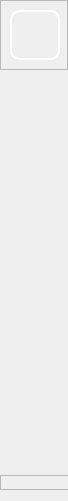
        <widget class="QFrame" name="LeftMenuBg">
         <property name="minimumSize">
          <size>
           <width>68</width>
           <height>0</height>
          </size>
         </property>
         <property name="maximumSize">
          <size>
           <width>68</width>
           <height>16777215</height>
          </size>
         </property>
         <property name="styleSheet">
          <string notr="true">QFrame#LeftMenuBg{
      background-color: rgba(255, 255, 255,0);
border:0px solid red;
border-radius:30px
}</string>
         </property>
         <property name="frameShape">
          <enum>QFrame::NoFrame</enum>
         </property>
         <property name="frameShadow">
          <enum>QFrame::Raised</enum>
         </property>
         <layout class="QVBoxLayout" name="verticalLayout_2">
          <property name="spacing">
           <number>0</number>
          </property>
          <property name="leftMargin">
           <number>0</number>
          </property>
          <property name="topMargin">
           <number>0</number>
          </property>
          <property name="rightMargin">
           <number>0</number>
          </property>
          <item>
           <widget class="QFrame" name="TopLogoInfo">
            <property name="enabled">
             <bool>true</bool>
            </property>
            <property name="minimumSize">
             <size>
              <width>0</width>
              <height>70</height>
             </size>
            </property>
            <property name="maximumSize">
             <size>
              <width>16777215</width>
              <height>70</height>
             </size>
            </property>
            <property name="frameShape">
             <enum>QFrame::StyledPanel</enum>
            </property>
            <property name="frameShadow">
             <enum>QFrame::Raised</enum>
            </property>
            <widget class="QWidget" name="logo" native="true">
             <property name="geometry">
              <rect>
               <x>10</x>
               <y>10</y>
               <width>50</width>
               <height>50</height>
              </rect>
             </property>
             <property name="sizePolicy">
              <sizepolicy hsizetype="Preferred" vsizetype="Preferred">
               <horstretch>0</horstretch>
               <verstretch>0</verstretch>
              </sizepolicy>
             </property>
             <property name="minimumSize">
              <size>
               <width>50</width>
               <height>50</height>
              </size>
             </property>
             <property name="maximumSize">
              <size>
               <width>50</width>
               <height>50</height>
              </size>
             </property>
             <property name="styleSheet">
              <string notr="true">image: url(:/all/img/LOGO1.png);
border:2px solid rgb(255, 255, 255);
border-radius:10px</string>
             </property>
            </widget>
           </widget>
          </item>
          <item>
           <widget class="QFrame" name="ToggleBox">
            <property name="minimumSize">
             <size>
              <width>200</width>
              <height>80</height>
             </size>
            </property>
            <property name="maximumSize">
             <size>
              <width>200</width>
              <height>80</height>
             </size>
            </property>
            <property name="frameShape">
             <enum>QFrame::NoFrame</enum>
            </property>
            <property name="frameShadow">
             <enum>QFrame::Raised</enum>
            </property>
            <layout class="QVBoxLayout" name="verticalLayout_4">
             <property name="spacing">
              <number>0</number>
             </property>
             <property name="leftMargin">
              <number>0</number>
             </property>
             <property name="topMargin">
              <number>0</number>
             </property>
             <property name="rightMargin">
              <number>0</number>
             </property>
             <property name="bottomMargin">
              <number>0</number>
             </property>
             <item>
              <widget class="QPushButton" name="ToggleBotton">
               <property name="sizePolicy">
                <sizepolicy hsizetype="Expanding" vsizetype="Fixed">
                 <horstretch>0</horstretch>
                 <verstretch>0</verstretch>
                </sizepolicy>
               </property>
               <property name="minimumSize">
                <size>
                 <width>0</width>
                 <height>45</height>
                </size>
               </property>
               <property name="maximumSize">
                <size>
                 <width>16777215</width>
                 <height>16777215</height>
                </size>
               </property>
               <property name="font">
                <font>
                 <family>Nirmala UI</family>
                 <pointsize>12</pointsize>
                 <italic>false</italic>
                 <bold>true</bold>
                </font>
               </property>
               <property name="cursor">
                <cursorShape>PointingHandCursor</cursorShape>
               </property>
               <property name="mouseTracking">
                <bool>true</bool>
               </property>
               <property name="focusPolicy">
                <enum>Qt::StrongFocus</enum>
               </property>
               <property name="contextMenuPolicy">
                <enum>Qt::DefaultContextMenu</enum>
               </property>
               <property name="layoutDirection">
                <enum>Qt::LeftToRight</enum>
               </property>
               <property name="autoFillBackground">
                <bool>false</bool>
               </property>
               <property name="styleSheet">
                <string notr="true">QPushButton{
background-image: url(:/all/img/menu.png);
background-repeat: no-repeat;
background-position: left center;
border: none;
border-left: 23px solid transparent;

text-align: center;
padding-left: 0px;
color: rgba(255, 255, 255, 199);
font: 700 12pt &quot;Nirmala UI&quot;;
}

QPushButton:hover{
background-color: rgba(114, 129, 214, 59);
}</string>
               </property>
               <property name="text">
                <string>Hide</string>
               </property>
               <property name="icon">
                <iconset theme="zoom-out">
                 <normaloff>.</normaloff>.</iconset>
               </property>
               <property name="autoDefault">
                <bool>false</bool>
               </property>
               <property name="default">
                <bool>false</bool>
               </property>
               <property name="flat">
                <bool>false</bool>
               </property>
              </widget>
             </item>
            </layout>
           </widget>
          </item>
          <item>
           <widget class="QFrame" name="MenuBox">
            <property name="minimumSize">
             <size>
              <width>200</width>
              <height>0</height>
             </size>
            </property>
            <property name="maximumSize">
             <size>
              <width>200</width>
              <height>16777215</height>
             </size>
            </property>
            <property name="frameShape">
             <enum>QFrame::NoFrame</enum>
            </property>
            <property name="frameShadow">
             <enum>QFrame::Raised</enum>
            </property>
            <layout class="QVBoxLayout" name="verticalLayout_5" stretch="1,0,0,0,0,0">
             <property name="spacing">
              <number>15</number>
             </property>
             <property name="sizeConstraint">
              <enum>QLayout::SetDefaultConstraint</enum>
             </property>
             <property name="leftMargin">
              <number>0</number>
             </property>
             <property name="topMargin">
              <number>0</number>
             </property>
             <property name="rightMargin">
              <number>0</number>
             </property>
             <property name="bottomMargin">
              <number>0</number>
             </property>
             <item>
              <widget class="QPushButton" name="src_file_button">
               <property name="minimumSize">
                <size>
                 <width>0</width>
                 <height>45</height>
                </size>
               </property>
               <property name="cursor">
                <cursorShape>PointingHandCursor</cursorShape>
               </property>
               <property name="styleSheet">
                <string notr="true">QPushButton{
background-image: url(:/all/img/file.png);
background-repeat: no-repeat;
background-position: left center;
border: none;
border-left: 23px solid transparent;

text-align: center;
padding-left: 0px;
color: rgba(255, 255, 255, 199);
font: 700 12pt &quot;Nirmala UI&quot;;
}

QPushButton:hover{
background-color: rgba(114, 129, 214, 59);
}</string>
               </property>
               <property name="text">
                <string>Local File</string>
               </property>
              </widget>
             </item>
             <item>
              <widget class="QPushButton" name="src_img_button">
               <property name="minimumSize">
                <size>
                 <width>0</width>
                 <height>45</height>
                </size>
               </property>
               <property name="cursor">
                <cursorShape>PointingHandCursor</cursorShape>
               </property>
               <property name="styleSheet">
                <string notr="true">QPushButton{
background-image: url(:/all/img/img.png);
background-repeat: no-repeat;
background-position: left center;
border: none;
border-left: 23px solid transparent;

text-align: center;
padding-left: 0px;
color: rgba(255, 255, 255, 199);
font: 700 12pt &quot;Nirmala UI&quot;;
}

QPushButton:hover{
background-color: rgba(114, 129, 214, 59);
}</string>
               </property>
               <property name="text">
                <string>Img/Video</string>
               </property>
               <property name="iconSize">
                <size>
                 <width>16</width>
                 <height>16</height>
                </size>
               </property>
              </widget>
             </item>
             <item>
              <widget class="QPushButton" name="src_cam_button">
               <property name="minimumSize">
                <size>
                 <width>0</width>
                 <height>45</height>
                </size>
               </property>
               <property name="cursor">
                <cursorShape>PointingHandCursor</cursorShape>
               </property>
               <property name="styleSheet">
                <string notr="true">QPushButton{
background-image: url(:/all/img/cam.png);
background-repeat: no-repeat;
background-position: left center;
border: none;
border-left: 23px solid transparent;

text-align: center;
padding-left: 0px;
color: rgba(255, 255, 255, 199);
font: 700 12pt &quot;Nirmala UI&quot;;
}

QPushButton:hover{
background-color: rgba(114, 129, 214, 59);
}</string>
               </property>
               <property name="text">
                <string>Camera</string>
               </property>
               <property name="checkable">
                <bool>false</bool>
               </property>
              </widget>
             </item>
             <item>
              <widget class="QPushButton" name="src_rtsp_button">
               <property name="minimumSize">
                <size>
                 <width>0</width>
                 <height>45</height>
                </size>
               </property>
               <property name="cursor">
                <cursorShape>PointingHandCursor</cursorShape>
               </property>
               <property name="autoFillBackground">
                <bool>false</bool>
               </property>
               <property name="styleSheet">
                <string notr="true">QPushButton{
background-image: url(:/all/img/RTSP.png);
background-repeat: no-repeat;
background-position: left center;
border: none;
border-left: 23px solid transparent;

text-align: center;
padding-left: 0px;
color: rgba(255, 255, 255, 199);
font: 700 12pt &quot;Nirmala UI&quot;;
}

QPushButton:hover{
background-color: rgba(114, 129, 214, 59);
}</string>
               </property>
               <property name="text">
                <string>Rtsp</string>
               </property>
              </widget>
             </item>
             <item>
              <widget class="QPushButton" name="src_home_button">
               <property name="minimumSize">
                <size>
                 <width>0</width>
                 <height>45</height>
                </size>
               </property>
               <property name="palette">
                <palette>
                 <active>
                  <colorrole role="WindowText">
                   <brush brushstyle="SolidPattern">
                    <color alpha="199">
                     <red>255</red>
                     <green>255</green>
                     <blue>255</blue>
                    </color>
                   </brush>
                  </colorrole>
                  <colorrole role="Text">
                   <brush brushstyle="SolidPattern">
                    <color alpha="199">
                     <red>255</red>
                     <green>255</green>
                     <blue>255</blue>
                    </color>
                   </brush>
                  </colorrole>
                  <colorrole role="ButtonText">
                   <brush brushstyle="SolidPattern">
                    <color alpha="199">
                     <red>255</red>
                     <green>255</green>
                     <blue>255</blue>
                    </color>
                   </brush>
                  </colorrole>
                  <colorrole role="PlaceholderText">
                   <brush brushstyle="SolidPattern">
                    <color alpha="100">
                     <red>255</red>
                     <green>255</green>
                     <blue>255</blue>
                    </color>
                   </brush>
                  </colorrole>
                 </active>
                 <inactive>
                  <colorrole role="WindowText">
                   <brush brushstyle="SolidPattern">
                    <color alpha="199">
                     <red>255</red>
                     <green>255</green>
                     <blue>255</blue>
                    </color>
                   </brush>
                  </colorrole>
                  <colorrole role="Text">
                   <brush brushstyle="SolidPattern">
                    <color alpha="199">
                     <red>255</red>
                     <green>255</green>
                     <blue>255</blue>
                    </color>
                   </brush>
                  </colorrole>
                  <colorrole role="ButtonText">
                   <brush brushstyle="SolidPattern">
                    <color alpha="199">
                     <red>255</red>
                     <green>255</green>
                     <blue>255</blue>
                    </color>
                   </brush>
                  </colorrole>
                  <colorrole role="PlaceholderText">
                   <brush brushstyle="SolidPattern">
                    <color alpha="100">
                     <red>255</red>
                     <green>255</green>
                     <blue>255</blue>
                    </color>
                   </brush>
                  </colorrole>
                 </inactive>
                 <disabled>
                  <colorrole role="WindowText">
                   <brush brushstyle="SolidPattern">
                    <color alpha="199">
                     <red>255</red>
                     <green>255</green>
                     <blue>255</blue>
                    </color>
                   </brush>
                  </colorrole>
                  <colorrole role="Text">
                   <brush brushstyle="SolidPattern">
                    <color alpha="199">
                     <red>255</red>
                     <green>255</green>
                     <blue>255</blue>
                    </color>
                   </brush>
                  </colorrole>
                  <colorrole role="ButtonText">
                   <brush brushstyle="SolidPattern">
                    <color alpha="199">
                     <red>255</red>
                     <green>255</green>
                     <blue>255</blue>
                    </color>
                   </brush>
                  </colorrole>
                  <colorrole role="PlaceholderText">
                   <brush brushstyle="SolidPattern">
                    <color alpha="100">
                     <red>255</red>
                     <green>255</green>
                     <blue>255</blue>
                    </color>
                   </brush>
                  </colorrole>
                 </disabled>
                </palette>
               </property>
               <property name="cursor">
                <cursorShape>PointingHandCursor</cursorShape>
               </property>
               <property name="styleSheet">
                <string notr="true">QPushButton{
background-image: url(:/all/img/home.png);
background-repeat: no-repeat;
background-position: left center;
border: none;
border-left: 23px solid transparent;

text-align: center;
padding-left: 0px;
color: rgba(255, 255, 255, 199);
font: 700 12pt &quot;Nirmala UI&quot;;
}

QPushButton:hover{
background-color: rgba(114, 129, 214, 59);
}</string>
               </property>
               <property name="text">
                <string>Home</string>
               </property>
               <property name="iconSize">
                <size>
                 <width>16</width>
                 <height>16</height>
                </size>
               </property>
              </widget>
             </item>
             <item>
              <spacer name="verticalSpacer">
               <property name="orientation">
                <enum>Qt::Vertical</enum>
               </property>
               <property name="sizeHint" stdset="0">
                <size>
                 <width>20</width>
                 <height>40</height>
                </size>
               </property>
              </spacer>
             </item>
            </layout>
           </widget>
          </item>
          <item>
           <widget class="QFrame" name="VersionInfo">
            <property name="minimumSize">
             <size>
              <width>200</width>
              <height>10</height>
             </size>
            </property>
            <property name="maximumSize">
             <size>
              <width>200</width>
              <height>15</height>
             </size>
            </property>
            <property name="frameShape">
             <enum>QFrame::StyledPanel</enum>
            </property>
            <property name="frameShadow">
             <enum>QFrame::Raised</enum>
            </property>
            <layout class="QVBoxLayout" name="verticalLayout_3">
             <property name="leftMargin">
              <number>18</number>
             </property>
             <property name="topMargin">
              <number>0</number>
             </property>
             <property name="bottomMargin">
              <number>0</number>
             </property>
             <item>
              <widget class="QLabel" name="VersionLabel">
               <property name="styleSheet">
                <string notr="true">font: 900 italic 10pt &quot;Segoe UI&quot;;
color: rgba(255, 255, 255, 199);</string>
               </property>
               <property name="text">
                <string>Version: 2.0</string>
               </property>
               <property name="alignment">
                <set>Qt::AlignCenter</set>
               </property>
              </widget>
             </item>
            </layout>
           </widget>
          </item>
         </layout>
        </widget>
